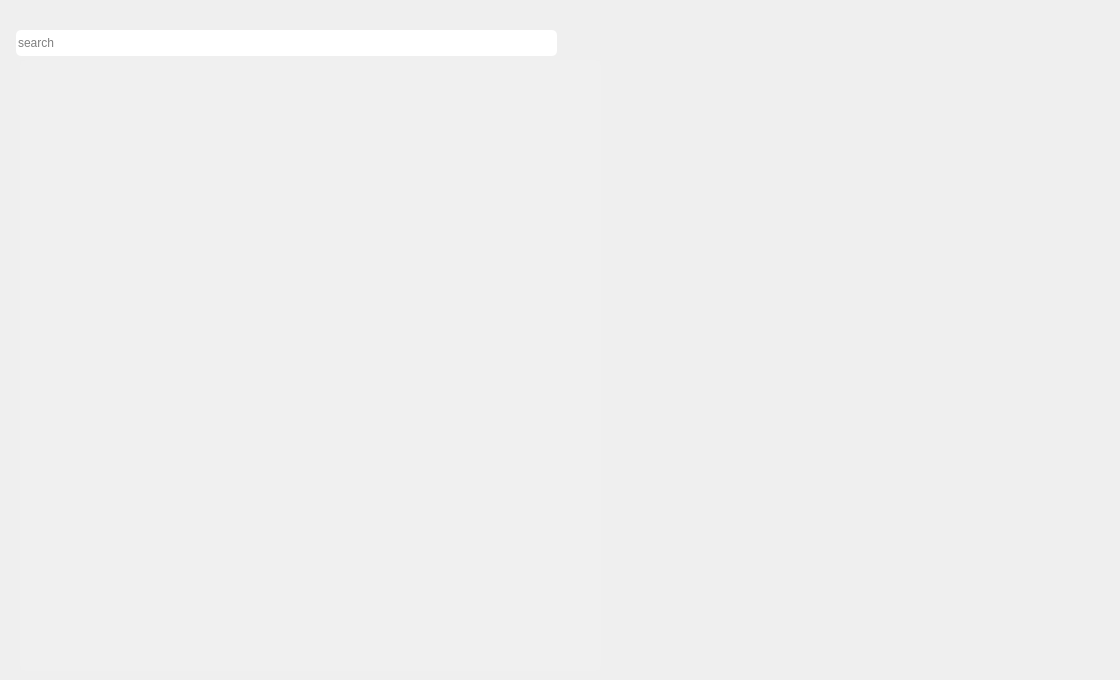
      <widget class="QWidget" name="page_26">
       <widget class="QTableView" name="tableView_historique">
        <property name="geometry">
         <rect>
          <x>20</x>
          <y>60</y>
          <width>581</width>
          <height>611</height>
         </rect>
        </property>
        <property name="styleSheet">
         <string notr="true">border:none;
border-radius:5px;
background-color:#F0F0F0;
</string>
        </property>
       </widget>
       <widget class="QLineEdit" name="search_historique_line">
        <property name="geometry">
         <rect>
          <x>16</x>
          <y>30</y>
          <width>541</width>
          <height>26</height>
         </rect>
        </property>
        <property name="styleSheet">
         <string notr="true">position: absolute;
width: 841px;
height: 26px;

background: #FFFFFF;
border-radius: 5px;</string>
        </property>
        <property name="placeholderText">
         <string>search</string>
        </property>
       </widget>
       <widget class="QLabel" name="search_icon_historique">
        <property name="geometry">
         <rect>
          <x>530</x>
          <y>30</y>
          <width>24</width>
          <height>24</height>
         </rect>
        </property>
        <property name="text">
         <string/>
        </property>
        <property name="pixmap">
         <pixmap resource="res.qrc">:/img/img/search_black_24dp.svg</pixmap>
        </property>
       </widget>
       <widget class="QPushButton" name="search_button_historique">
        <property name="geometry">
         <rect>
          <x>520</x>
          <y>30</y>
          <width>31</width>
          <height>24</height>
         </rect>
        </property>
        <property name="styleSheet">
         <string notr="true">background:transparent;</string>
        </property>
        <property name="text">
         <string/>
        </property>
        <property name="flat">
         <bool>true</bool>
        </property>
       </widget>
       <widget class="QLabel" name="QBarAxe">
        <property name="geometry">
         <rect>
          <x>650</x>
          <y>20</y>
          <width>461</width>
          <height>561</height>
         </rect>
        </property>
        <property name="text">
         <string/>
        </property>
       </widget>
       <widget class="QPushButton" name="pdf_button_historique">
        <property name="geometry">
         <rect>
          <x>561</x>
          <y>30</y>
          <width>31</width>
          <height>27</height>
         </rect>
        </property>
        <property name="styleSheet">
         <string notr="true">background-color:transparent;</string>
        </property>
        <property name="text">
         <string/>
        </property>
        <property name="flat">
         <bool>true</bool>
        </property>
       </widget>
       <widget class="QLabel" name="pdf_icon_hitosrique">
        <property name="geometry">
         <rect>
          <x>567</x>
          <y>34</y>
          <width>47</width>
          <height>21</height>
         </rect>
        </property>
        <property name="text">
         <string/>
        </property>
        <property name="pixmap">
         <pixmap resource="res.qrc">:/img/img/pdf.png</pixmap>
        </property>
       </widget>
       <zorder>tableView_historique</zorder>
       <zorder>search_historique_line</zorder>
       <zorder>search_icon_historique</zorder>
       <zorder>search_button_historique</zorder>
       <zorder>QBarAxe</zorder>
       <zorder>pdf_icon_hitosrique</zorder>
       <zorder>pdf_button_historique</zorder>
      </widget>
